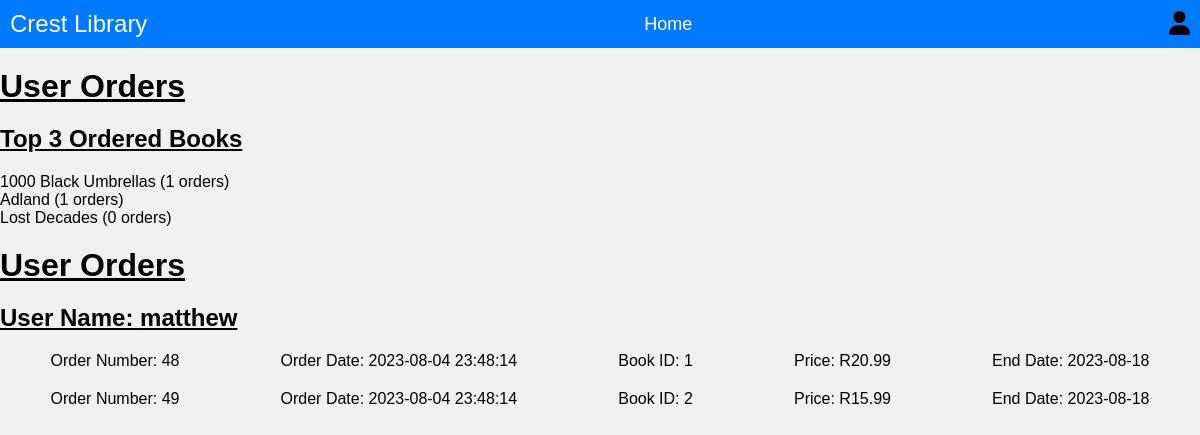
/pages/usersOrders.php (signed in), run on the app's committed database.
### tables this page shows
CREATE TABLE `rentals` (
  `order_number` int(11) NOT NULL,
  `order_date` datetime DEFAULT NULL,
  `user_id` int(11) NOT NULL,
  `book_id` int(11) NOT NULL,
  `price` decimal(10,2) NOT NULL,
  `end_date` date DEFAULT NULL
);

CREATE TABLE `members` (
  `id` int(11) NOT NULL,
  `name` varchar(255) NOT NULL,
  `email` varchar(255) NOT NULL,
  `password` varchar(255) NOT NULL,
  `role` varchar(20) NOT NULL DEFAULT 'member'
);

### pages/usersOrders.php (the view, shortened to what this page needs)
<?php
$connection = mysqli_connect('localhost', 'Mathew', 'mysql@123', 'crestlibrary');
$query = "SELECT rentals.*, members.name
          FROM rentals
          JOIN members ON rentals.user_id = members.id
          ORDER BY rentals.user_id, rentals.order_date DESC";
$result = mysqli_query($connection, $query);
$query_top_books = "SELECT books.book_title, COUNT(rentals.book_id) AS order_count
                    FROM books
                    LEFT JOIN rentals ON books.book_id = rentals.book_id
                    GROUP BY books.book_id
                    ORDER BY order_count DESC
                    LIMIT 3";
$result_top_books = mysqli_query($connection, $query_top_books);
?>
<!DOCTYPE html>
<html lang="en">
<head>
    <link rel="stylesheet" type="text/css" href="../styling/css/usersOrders.css">
    <link rel="stylesheet" href="https://cdnjs.cloudflare.com/ajax/libs/font-awesome/6.0.0-beta3/css/all.min.css">
</head>
<body>
    <nav class="navbar">
        <div class="logo">
            <a href="#">Crest Library</a>
        </div>
        <ul class="nav-links">
            <li><a href="../pages/admin.php">Home</a></li>
        </ul>
        <div class="user-dropdown">
            <i class="fas fa-user"></i>
        </div>
    </nav>
    <div class="container">
    <h1 class="heading">User Orders</h1>
    <div class="top-books">
        <h2 class="heading">Top 3 Ordered Books</h2>
        <ul>
            <?php
            while ($top_book = mysqli_fetch_assoc($result_top_books)) {
                echo '<li>' . $top_book['book_title'] . ' (' . $top_book['order_count'] . ' orders)</li>';
            }
            ?>
        </ul>
    </div>
    <div >
        <h1 class="heading">User Orders</h1>
        <?php
        $currentUserID = null;
        while ($order = mysqli_fetch_assoc($result)) {
            if ($order['user_id'] != $currentUserID) {
                echo '<h2 class="heading">User Name: ' . $order['name'] . '</h2>';
                $currentUserID = $order['user_id'];
            }
            echo '<div class="order-cards-container">';
            echo '<p>Order Number: ' . $order['order_number'] . '</p>';
            echo '<p>Order Date: ' . $order['order_date'] . '</p>';
            echo '<p>Book ID: ' . $order['book_id'] . '</p>';
            echo '<p>Price: R' . $order['price'] . '</p>';
            echo '<p>End Date: ' . $order['end_date'] . '</p>';
            echo '</div>';
        }
        ?>
    </div>
</body>
</html>

### styling/css/usersOrders.css (style rules this page uses)
body, h1, h2, h3, p, ul, li { margin: 0; padding: 0; }
body { font-family: Arial, sans-serif; background-color: #f0f0f0; }
.heading { text-decoration: underline; margin-top: 20px; margin-bottom: 20px; }
.navbar { display: flex; justify-content: space-between; align-items: center; background-color: #007bff; padding: 10px; }
.logo a { color: #fff; font-size: 24px; text-decoration: none; }
.nav-links { list-style: none; display: flex; }
.nav-links li { margin-left: 20px; }
.nav-links a { color: #fff; text-decoration: none; font-size: 18px; }
.user-dropdown { font-size: 24px; position: relative; cursor: pointer; }
.order-cards-container { display: flex; flex-wrap: wrap; justify-content:space-around; margin-top: 20px; }

### data on the page
rentals: user.name "matthew", order_number "48", order_date "2023-08-04 23:48:14", book "1", price "20.99", end_date "2023-08-18"
rentals: order_number "49", order_date "2023-08-04 23:48:14", book "2", price "15.99", end_date "2023-08-18"

### other printed values
$top_book['book_title'] "1000 Black Umbrellas"
$top_book['order_count'] "1"
$top_book['book_title'] "Adland"
$top_book['book_title'] "Lost Decades"
$top_book['order_count'] "0"
